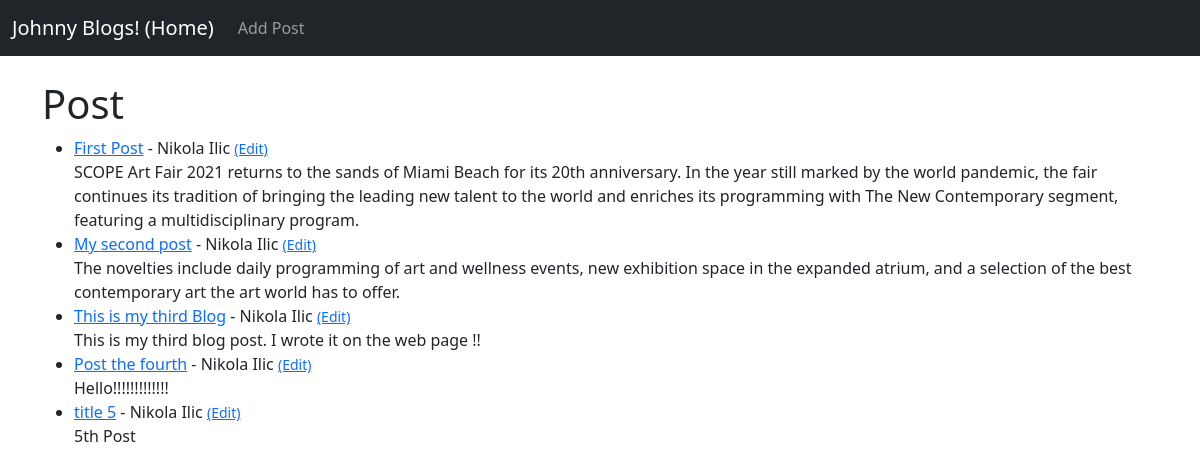
Before: / with the older database file.
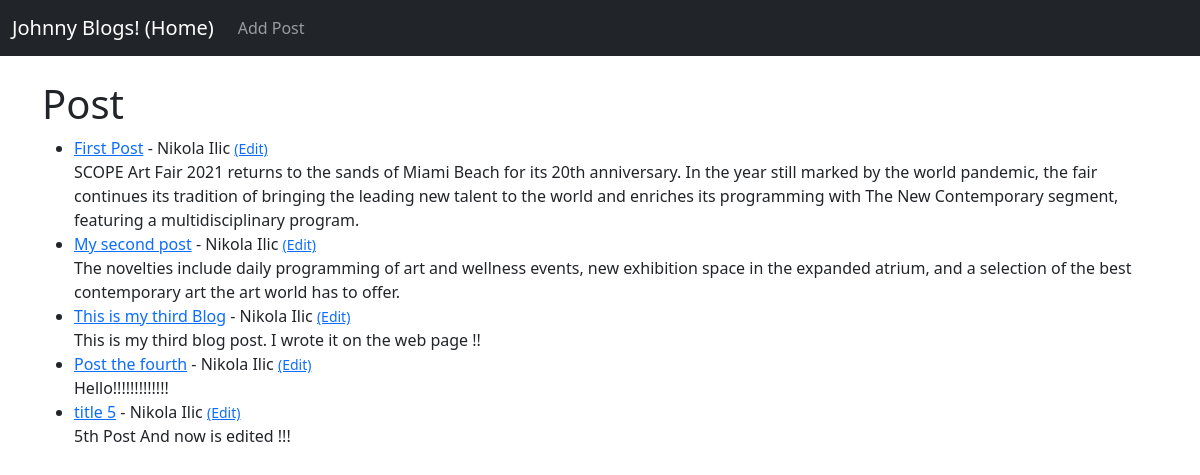
After: the same page with the newer database file.
### myapp/models.py (models this page shows, shortened)
class Post(models.Model):
    title  = models.CharField(max_length=255)
    title_tag = models.CharField(max_length=255)
    author = models.ForeignKey(User, on_delete=models.CASCADE)
    body   = models.TextField()

### myapp/views.py (the view)
# urls.py: path('', HomeView.as_view(), name="home"),
class HomeView(ListView):
    model = Post
    template_name = 'home.html'

### myapp/templates/home.html
{% extends 'base.html' %}
{% block content %}
<h1>Post</h1>
<ul>
{% for post in object_list %}
   <li><a href="{% url 'article-detail' post.pk %}">{{ post.title }}</a> - {{ post.author.first_name }}
    {{ post.author.last_name }} <small><a href="{% url 'update_post' post.pk %}">(Edit)</a></small><br/>
     {{ post.body }}</li>
{% endfor %}
   </ul>
{% endblock %}

Changed rows visible on the page:
changed Post "title 5": body "5th Post" → "5th Post And now is edited !!!"
